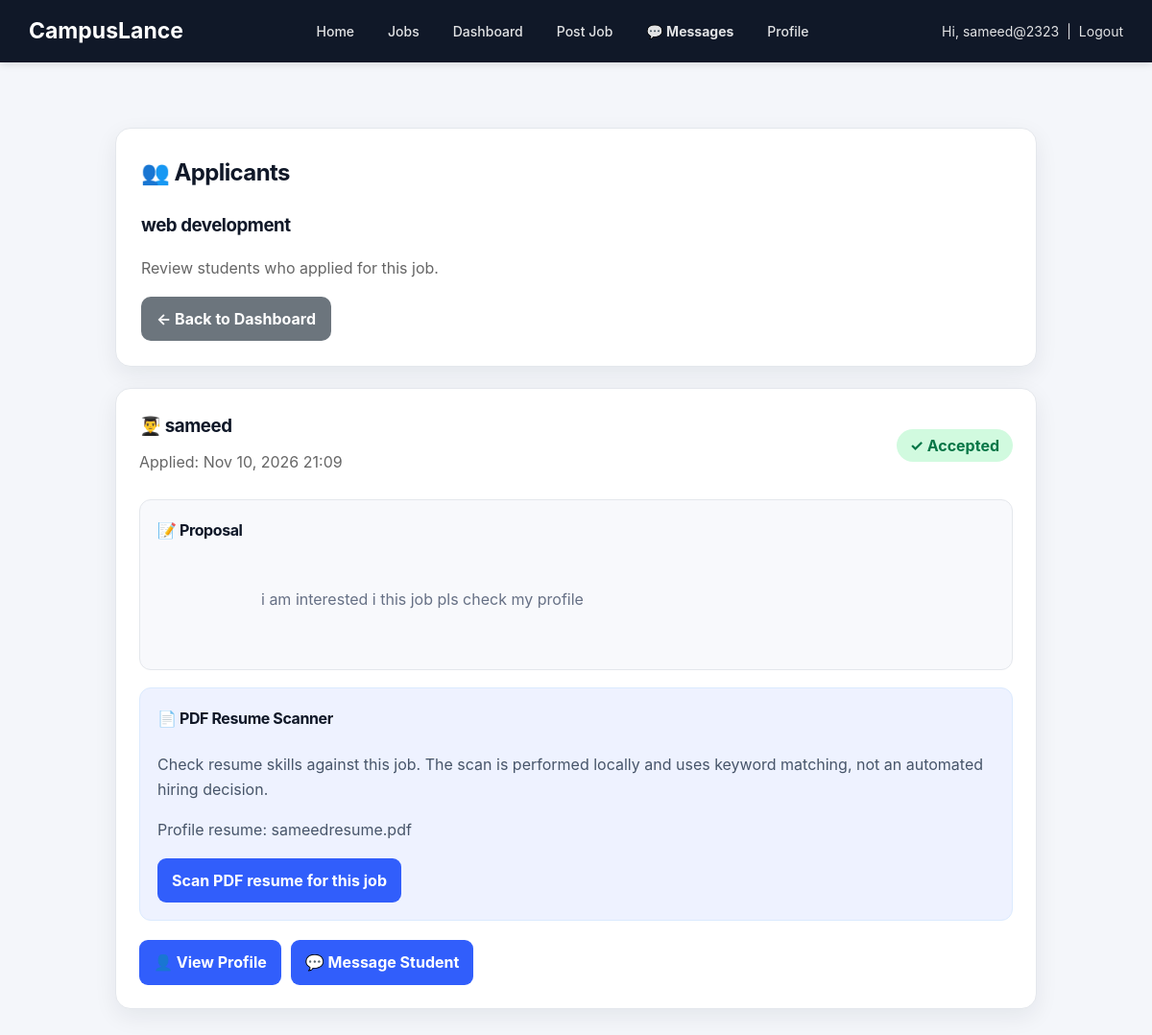
/jobs/1/applicants/ (signed in), run on the app's committed database.
### accounts/models.py (models this page shows, shortened)
class CustomUser(AbstractUser):
    ROLE_CHOICES = (
        ('student', 'Student'),
        ('client', 'Client'),
    )
    role = models.CharField(max_length=20, choices=ROLE_CHOICES)
    phone = models.CharField(max_length=15, blank=True)
    profile_image = models.ImageField(
        upload_to='profile_images/',
        blank=True,
        null=True
    )
    college = models.CharField(max_length=200, blank=True)
    department = models.CharField(max_length=100, blank=True)
    location = models.CharField(max_length=100, blank=True)
    skills = models.TextField(blank=True)
    education = models.TextField(blank=True)
    experience = models.TextField(blank=True)
    github = models.URLField(blank=True)
    linkedin = models.URLField(blank=True)
    portfolio = models.URLField(blank=True)
    resume = models.FileField(
        upload_to='resumes/',
        blank=True,
        null=True
    )
    about = models.TextField(blank=True)

### jobs/models.py (models this page shows, shortened)
class Job(models.Model):
    CATEGORY_CHOICES = [
        ('Web Development', 'Web Development'),
        ('Python', 'Python'),
        ('UI/UX', 'UI/UX'),
        ('Java', 'Java'),
        ('Cyber Security', 'Cyber Security'),
        ('Data Science', 'Data Science'),
    ]
    client = models.ForeignKey(
        CustomUser,
        on_delete=models.CASCADE,
        related_name="jobs"
    )
    title = models.CharField(max_length=200)
    category = models.CharField(
        max_length=100,
        choices=CATEGORY_CHOICES
    )
    description = models.TextField()
    budget = models.DecimalField(
        max_digits=10,
        decimal_places=2
    )
    deadline = models.DateField()
    created_at = models.DateTimeField(auto_now_add=True)

### applications/models.py (models this page shows, shortened)
class Application(models.Model):
    STATUS_CHOICES = [
        ("Pending", "Pending"),
        ("Accepted", "Accepted"),
        ("Rejected", "Rejected"),
    ]
    job = models.ForeignKey(
        Job,
        on_delete=models.CASCADE,
        related_name="applications"
    )
    student = models.ForeignKey(
        settings.AUTH_USER_MODEL,
        on_delete=models.CASCADE,
        related_name="applications"
    )
    proposal = models.TextField()
    applied_at = models.DateTimeField(auto_now_add=True)
    status = models.CharField(
        max_length=20,
        choices=STATUS_CHOICES,
        default="Pending"
    )
    class Meta:
        unique_together = ("job", "student")

### profiles/models.py (models this page shows, shortened)
class StudentProfile(models.Model):
    user = models.OneToOneField(
        settings.AUTH_USER_MODEL,
        on_delete=models.CASCADE
    )
    college = models.CharField(
        max_length=200,
        blank=True
    )
    degree = models.CharField(
        max_length=100,
        blank=True
    )
    skills = models.TextField(
        blank=True,
        help_text="Separate skills with commas"
    )
    bio = models.TextField(
        blank=True
    )
    location = models.CharField(
        max_length=100,
        blank=True
    )
    github = models.URLField(
        blank=True
    )
    linkedin = models.URLField(
        blank=True
    )
    portfolio = models.URLField(
        blank=True
    )
    resume = models.FileField(
        upload_to="resumes/",
        blank=True,
        null=True
    )

### jobs/views.py (the view)
@login_required
def view_applicants(request, job_id):
    job = get_object_or_404(
        Job,
        id=job_id,
        client=request.user
    )
    return render(
        request,
        "jobs/view_applicants.html",
        _applicants_context(job),
    )

### jobs/views.py (called while the page is built)
def _applicants_context(job):
    applications = (
        Application.objects
        .filter(job=job)
        .select_related("student")
        .order_by("-applied_at")
    )
    for application in applications:
        application.student_profile, _ = StudentProfile.objects.get_or_create(
            user=application.student
        )
    return {
        "job": job,
        "applications": applications,
    }

### messaging/context_processors.py (called while the page is built)
def unread_messages(request):
    if not request.user.is_authenticated:
        return {
            "unread_message_count": 0
        }
    count = Message.objects.filter(
        receiver=request.user,
        is_read=False
    ).count()
    return {
        "unread_message_count": count
    }

### templates/jobs/view_applicants.html (shortened to what this page needs)
{% extends "base.html" %}
{% block content %}
<div class="applicants-page" style="
    max-width:1000px;
    margin:40px auto;
">
    <div class="applicants-header" style="
        background:white;
        padding:25px;
        border-radius:10px;
        box-shadow:0 2px 10px #ddd;
        margin-bottom:25px;
    ">
        <h2 style="margin-top:0;">
            👥 Applicants
        </h2>
        <h3 style="margin-bottom:5px;">
            {{ job.title }}
        </h3>
        <p style="color:#666;">
            Review students who applied for this job.
        </p>
        <a
            href="{% url 'client_dashboard' %}"
            style="
                display:inline-block;
                padding:10px 16px;
                background:#6c757d;
                color:white;
                text-decoration:none;
                border-radius:6px;
            "
        >
            ← Back to Dashboard
        </a>
    </div>
    {% if applications %}
        {% for application in applications %}
            <div class="applicant-card" style="
                background:white;
                padding:25px;
                border-radius:10px;
                box-shadow:0 2px 10px #ddd;
                margin-bottom:20px;
            ">
                <div style="
                    display:flex;
                    justify-content:space-between;
                    align-items:center;
                    gap:20px;
                    flex-wrap:wrap;
                ">
                    <div>
                        <h3 style="margin:0 0 8px 0;">
                            👨‍🎓 {{ application.student.username }}
                        </h3>
                        <p style="
                            margin:5px 0;
                            color:#666;
                        ">
                            Applied:
                            {{ application.applied_at|date:"M d, Y H:i" }}
                        </p>
                    </div>
                    <div>
                        {% if application.status == "Accepted" %}
                            <span style="
                                background:#198754;
                                color:white;
                                padding:7px 14px;
                                border-radius:20px;
                                font-weight:bold;
                            ">
                                ✓ Accepted
                            </span>
                        {% endif %}
                    </div>
                </div>
                <div style="
                    margin-top:20px;
                    padding:18px;
                    background:#f8f9fa;
                    border-radius:8px;
                ">
                    <h4 style="margin-top:0;">
                        📝 Proposal
                    </h4>
                    <p style="
                        line-height:1.6;
                        white-space:pre-wrap;
                    ">
                        {{ application.proposal }}
                    </p>
                </div>
                <div style="
                    margin-top:18px;
                    padding:18px;
                    background:#f0f6ff;
                    border:1px solid #dbeafe;
                    border-radius:8px;
                ">
                    <h4 style="margin-top:0;">
                        📄 PDF Resume Scanner
                    </h4>
                    <p style="color:#475569;">
                        Check resume skills against this job. The scan is
                        performed locally and uses keyword matching, not an
                        automated hiring decision.
                    </p>
                    {% if application.student_profile.resume %}
                        <p style="color:#475569;">
                            Profile resume:
                            {{ application.student_profile.resume.name|cut:"resumes/" }}
                        </p>
                        <form
                            method="post"
                            action="{% url 'scan_applicant_resume' application.id %}"
                        >
                            <button type="submit" style="
                                padding:10px 16px;
                                background:#2563eb;
                                color:white;
                                border:0;
                                border-radius:6px;
                                cursor:pointer;
                                font-weight:700;
                            ">
                                Scan PDF resume for this job
                            </button>
                        </form>
                    {% else %}
                        <p style="margin:0;color:#64748b;">
                            No resume has been uploaded to this student's profile yet.
                        </p>
                    {% endif %}
                </div>
                <div style="
                    margin-top:20px;
                    display:flex;
                    gap:10px;
                    flex-wrap:wrap;
                ">
                    <a
                        href="{% url 'student_profile' application.student.id %}"
                        style="
                            padding:10px 16px;
                            background:#0d6efd;
                            color:white;
                            text-decoration:none;
                            border-radius:6px;
                        "
                    >
                        👤 View Profile
                    </a>
                    {% if application.status == "Accepted" %}
                        <a
                            href="{% url 'conversation' application.student.id %}"
                            style="
                                padding:10px 16px;
                                background:#6f42c1;
                                color:white;
                                text-decoration:none;
                                border-radius:6px;
                                font-weight:bold;
                            "
                        >
                            💬 Message Student
                        </a>
                    {% endif %}
                </div>
            </div>
        {% endfor %}
    {% endif %}
</div>
{% endblock %}

### templates/base.html (shortened to what this page needs)
<!DOCTYPE html>
<html lang="en">
<head>
    {% load static %}
    <link
        rel="stylesheet"
        href="{% static 'css/style.css' %}"
    >
</head>
<body>
<nav class="navbar">
    <a
        href="{% url 'home' %}"
        class="navbar-brand"
    >
        CampusLance
    </a>
    <div class="navbar-links">
        <a href="{% url 'home' %}">
            Home
        </a>
        <a href="{% url 'job_list' %}">
            Jobs
        </a>
        {% if user.is_authenticated %}
            {% if user.role == "client" %}
                <a href="{% url 'client_dashboard' %}">
                    Dashboard
                </a>
            {% else %}
                <a href="{% url 'student_dashboard' %}">
                    Dashboard
                </a>
            {% endif %}
            {% if user.role == "client" %}
                <a href="{% url 'post_job' %}">
                    Post Job
                </a>
            {% endif %}
            <a
                href="{% url 'message_inbox' %}"
                class="messages-link"
            >
                💬 Messages
            </a>
            <a href="{% url 'profile' %}">
                Profile
            </a>
        {% endif %}
    </div>
    {% if user.is_authenticated %}
        <div class="navbar-user">
            <span>
                Hi, {{ user.username }}
            </span>
            <span>
                |
            </span>
            <a href="{% url 'logout' %}">
                Logout
            </a>
        </div>
    {% endif %}
</nav>
<main>
    <div class="container">
        {% block content %}
        {% endblock %}
    </div>
</main>
</body>
</html>

### static/css/style.css (style rules this page uses)
* { box-sizing: border-box; }
html { scroll-behavior: smooth; }
body { margin: 0; padding: 0; font-family: Arial, Helvetica, sans-serif; background: #f8fafc; color: #172033; line-height: 1.6; }
.container { width: 100%; max-width: 1180px !important; margin: 0 auto; padding-left: 24px; padding-right: 24px; }
a { text-decoration: none; }
:root { --cl-navy: #101828; --cl-blue: #315EFB; --cl-amber: #FFB547; --cl-background: #F4F6FA; --cl-surface: #FFFFFF; --cl-muted: #667085; --cl-border: #E4E7EC; --cl-blue-soft: #EEF2FF; --cl-amber-soft: #FFF4E2; --cl-success: #067647; --cl-danger: #B42318; --cl-radius: 16px; --cl-shadow: 0 8px 24px rgba(16, 24, 40, 0.07); }
html { scroll-padding-top: 90px; }
body { background: var(--cl-background) !important; color: var(--cl-navy) !important; font-family: Inter, "Segoe UI", Arial, sans-serif; line-height: 1.65; }
h1, h2, h3, h4, h5, h6 { color: var(--cl-navy); font-weight: 750; letter-spacing: -0.025em; }
p { color: var(--cl-muted); }
a { color: var(--cl-blue); transition: color 0.18s ease, background-color 0.18s ease, border-color 0.18s ease, box-shadow 0.18s ease, transform 0.18s ease; }
button, input, textarea, select { font: inherit; }
button, .btn, .btn-primary, .btn-success, .btn-warning, .btn-apply, .login-button, .ai-send-button, .send-button { border-radius: 10px; font-weight: 650; transition: transform 0.18s ease, box-shadow 0.18s ease, background-color 0.18s ease, border-color 0.18s ease; }
.navbar { position: relative; z-index: 20; background: var(--cl-navy) !important; color: #fff; box-shadow: 0 4px 18px rgba(16, 24, 40, 0.16); }
.navbar-brand, .navbar-brand:hover { color: #fff !important; }
.navbar-links a, .navbar-user, .navbar-user a, .navbar .nav-link { color: rgba(255, 255, 255, 0.88) !important; text-decoration: none; transition: color 0.18s ease, background-color 0.18s ease; }
.navbar-links a { border-radius: 8px; padding: 8px 10px !important; }
.container { max-width: 1180px !important; }
main > .container { padding-top: 34px; padding-bottom: 48px; }
.jobs-filter-card, .job-list-card, .application-list-card, .applicants-header, .applicant-card, .jobs-empty-state, .applications-empty-state { border: 1px solid var(--cl-border) !important; border-radius: var(--cl-radius) !important; background: var(--cl-surface) !important; box-shadow: var(--cl-shadow) !important; }
.jobs-filter-row button, .jobs-filter-row a, .job-list-card a[style*="background"], .jobs-empty-state a, .applications-empty-state a, .applicants-page a[style*="background"] { border-radius: 10px !important; font-weight: 650; }
.jobs-filter-row button, .job-list-card a[style*="background"], .jobs-empty-state a, .applications-empty-state a, .applicants-page a[style*="background:#0d6efd"] { background: var(--cl-blue) !important; color: #fff !important; }
.job-list-card, .application-list-card, .applicant-card { padding: 24px !important; margin-bottom: 18px !important; transition: transform 0.18s ease, box-shadow 0.18s ease; }
.job-list-card h2, .application-list-card h2, .applicant-card h3 { color: var(--cl-navy); }
.job-list-card p, .application-list-card p, .applicant-card p { color: var(--cl-muted); }
.applicants-page { max-width: 1000px !important; margin: 34px auto !important; padding: 0 20px; }
.applicants-header { padding: 26px !important; margin-bottom: 22px !important; }
.applicant-card > div[style*="background:#f8f9fa"], .applicant-card > div[style*="background:#f0f6ff"] { border: 1px solid var(--cl-border); border-radius: 12px !important; background: #F8F9FC !important; }
.applicant-card > div[style*="background:#f0f6ff"] { background: var(--cl-blue-soft) !important; }
.applicant-card button, .applicant-card a[style*="background"] { padding: 10px 15px !important; border-radius: 9px !important; background: var(--cl-blue) !important; color: #fff !important; font-weight: 650; }
.applicant-card span[style*="background:#198754"] { background: #D1FADF !important; color: var(--cl-success) !important; }

### data on the page
CustomUser: username "sameed@2323"
Job: title "web development"
Application: student.username "sameed", applied_at "Nov 10, 2026 21:09", status "✓ Accepted", proposal "i am interested i this job pls check my profile", student_profile.resume.name "sameedresume.pdf"
